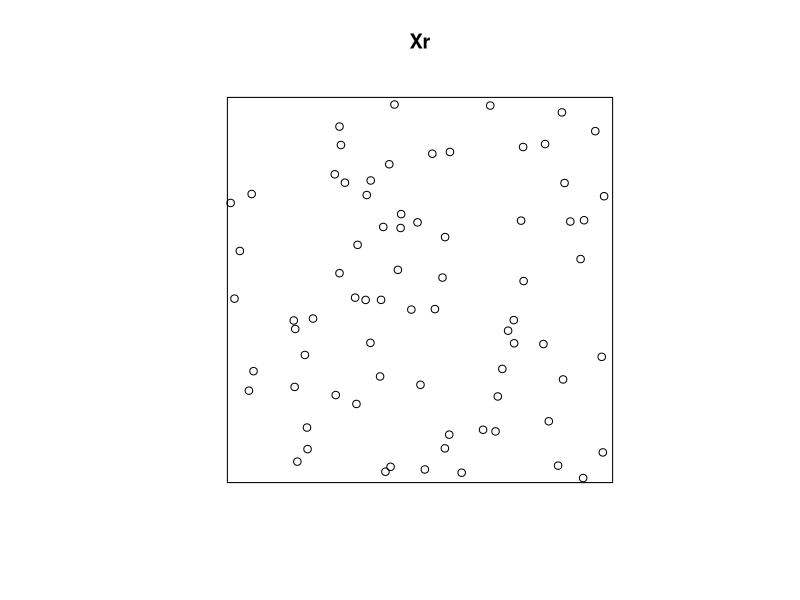
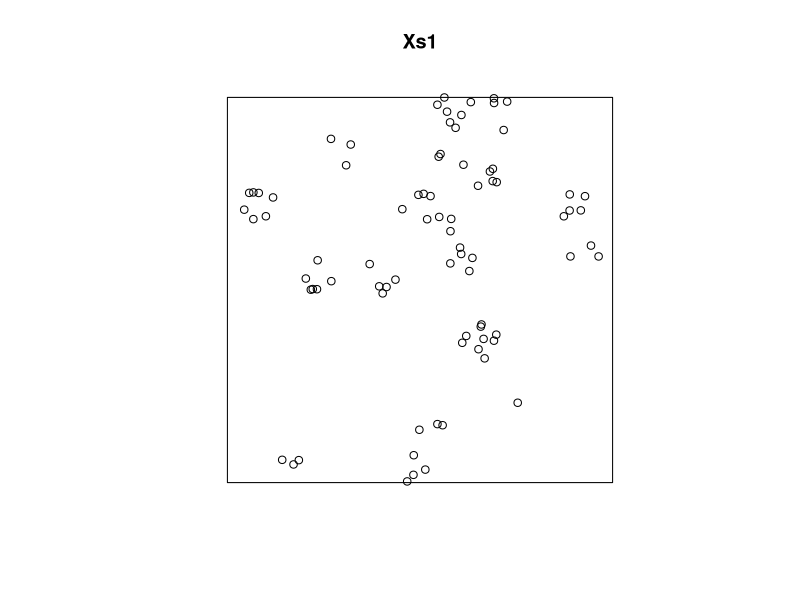
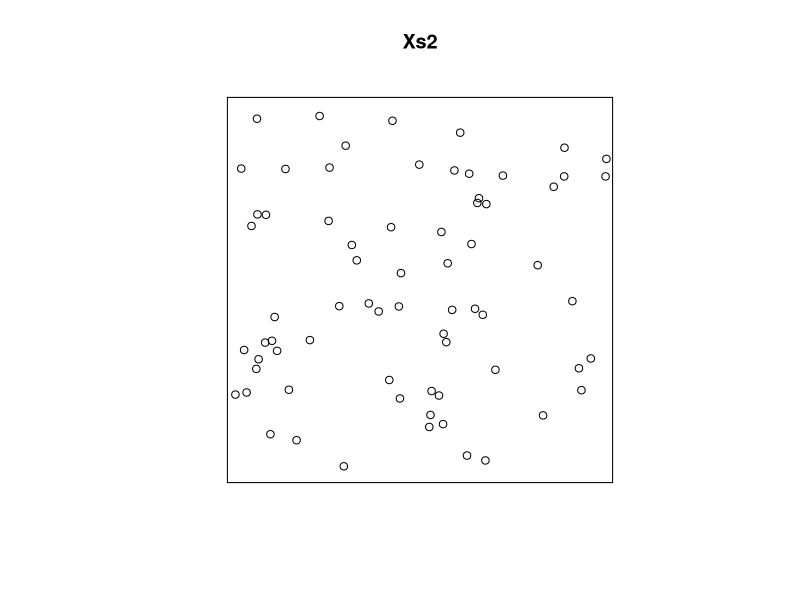
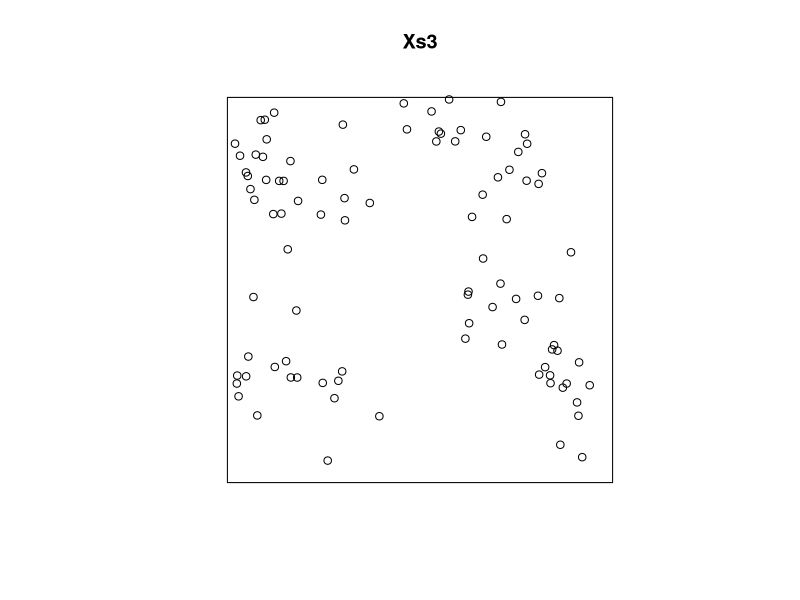
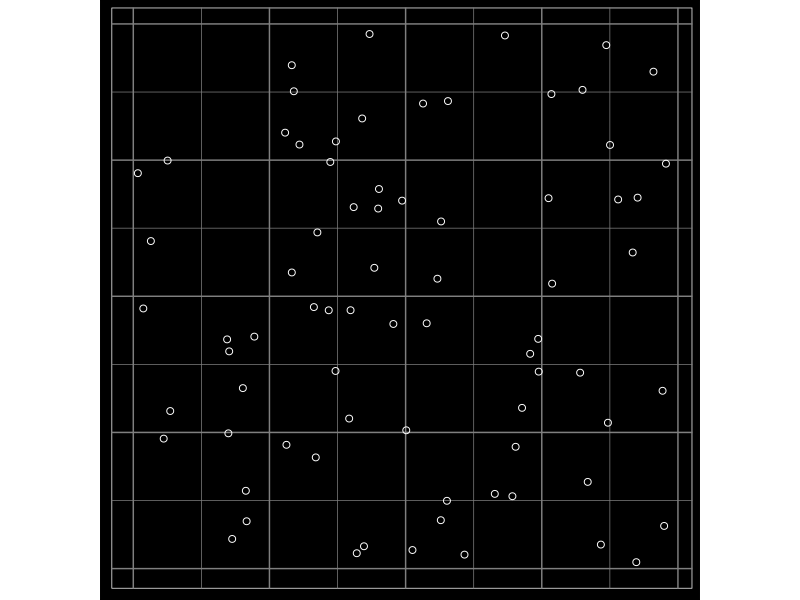
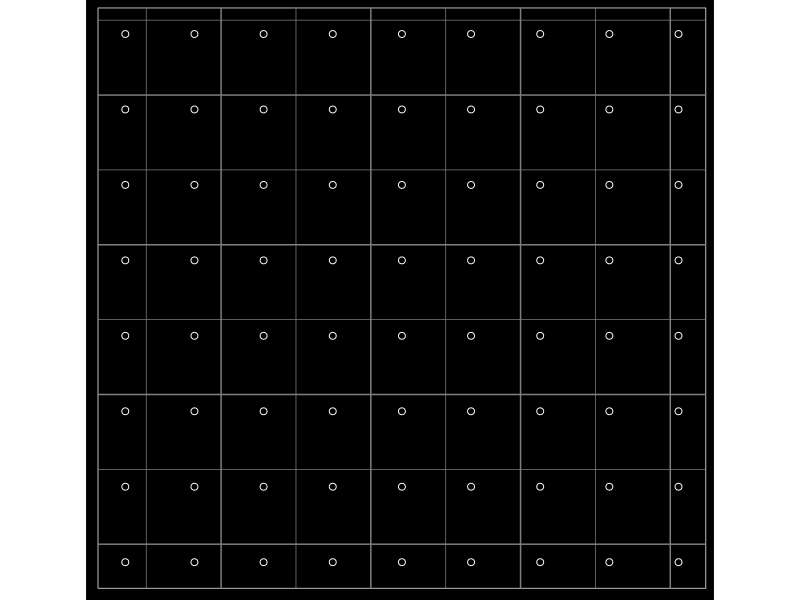
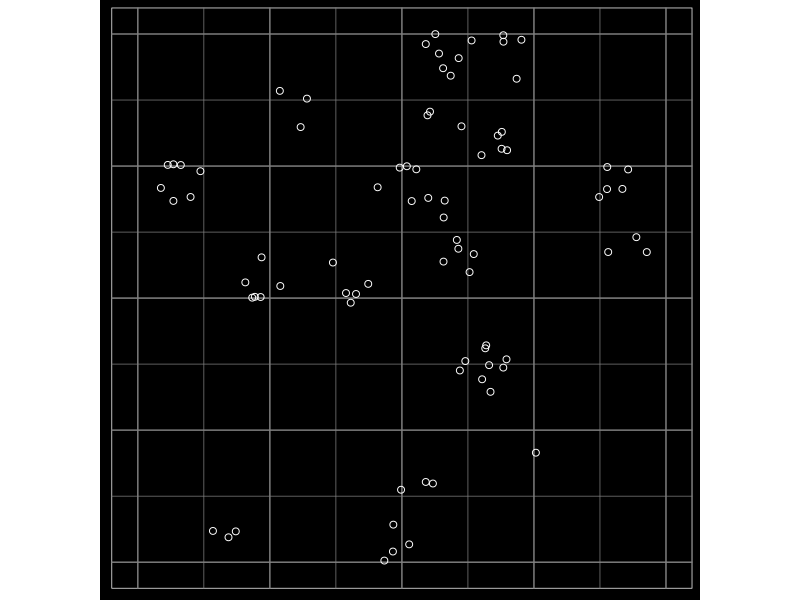
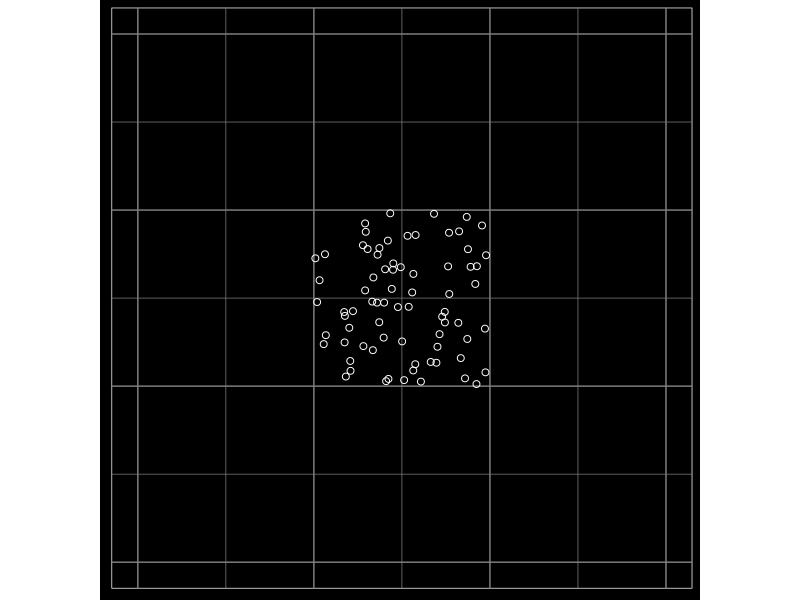

Recreate these plots in R, in order.
## ---- chunk 1
library(spatstat)
library(tidyverse)
## ---- chunk 2
set.seed(34987)
Xr <- rpoint(75)
plot(Xr)
## ---- chunk 3
set.seed(34987)
Xs1 <-  rMatClust(10, 0.05, 4.236)
plot(Xs1)
## ---- chunk 4
set.seed(34987)
Xs2 <-  rMatClust(10, 1, 6.2)
plot(Xs2)
## ---- chunk 5
set.seed(34987)
Xs3 <-  rMatClust(10, 0.15, 6.03)
plot(Xs3)
## ---- chunk 6
Xrc <- data.frame(x = Xr$x, y = Xr$y, style = "random")
Xs1c <- data.frame(x = Xs1$x, y = Xs1$y, style = "stochastic 1")
Xs2c <- data.frame(x = Xs2$x, y = Xs2$y, style = "stochastic 2")
Xs3c <- data.frame(x = Xs3$x, y = Xs3$y, style = "stochastic 3")
Xdc <- expand.grid(x = seq(0, 1, 1/sqrt(75)), y = seq(0, 1, 1/sqrt(63)), style = "deterministic")
## ---- chunk 7
Xc <- rbind(Xrc, Xs1c, Xs2c, Xs3c, Xdc)
## ---- chunk 8
ggplot(data = Xc %>% 
         filter(style == "random"),
       aes(x = x, y = y)) +
  geom_point(shape = 1, size = 2, color = "white") +
  coord_equal() + 
  theme(plot.background = element_rect(color = "black", fill = "black"),
        panel.background = element_rect(color = "white", fill = "black"),
        panel.grid = element_line(color = "grey50"),
        axis.ticks = element_blank(),
        text = element_blank())

ggsave("random.png")
## ---- chunk 9
ggplot(data = Xc %>% 
         filter(style == "deterministic"),
       aes(x = x + 0.09, y = y - 0.03)) +
  geom_point(shape = 1, size = 2, color = "white") +
  coord_equal() + 
  theme(plot.background = element_rect(color = "black", fill = "black"),
        panel.background = element_rect(color = "white", fill = "black"),
        panel.grid = element_line(color = "grey50"),
        axis.ticks = element_blank(),
        text = element_blank())

ggsave("deterministic.png")
## ---- chunk 10
ggplot(data = Xc %>% 
         filter(style == "stochastic 1"),
       aes(x = x, y = y)) +
  geom_point(shape = 1, size = 2, color = "white") +
  xlim(c(0,1)) +
  ylim(c(0,1)) +
  coord_equal() + 
  theme(plot.background = element_rect(color = "black", fill = "black"),
        panel.background = element_rect(color = "white", fill = "black"),
        panel.grid = element_line(color = "grey50"),
        axis.ticks = element_blank(),
        text = element_blank())

ggsave("stochastic-1.png")
## ---- chunk 11
ggplot(data = Xc %>% 
         filter(style == "random"),
       aes(x = x, y = y)) +
  geom_point(shape = 1, size = 2, color = "white") +
  coord_equal() + 
  lims(x = c(-1,2), y = c(-1,2)) +
  theme(plot.background = element_rect(color = "black", fill = "black"),
        panel.background = element_rect(color = "white", fill = "black"),
        panel.grid = element_line(color = "grey50"),
        axis.ticks = element_blank(),
        text = element_blank())

ggsave("region.png")
